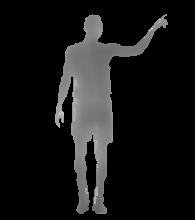
#> input picture photo/p0/back_newPng_origin.png, 195 x 220 px, found by its file name
$ jupyter execute --allow-errors '（5.2）构造obj文件_全身.ipynb'   (shell and % lines are left out)
#> lines starting #> are read from the running program, lines starting #| are printed output that depends on the picture; after the words box and inside, x2 and y2 are one past the last pixel; in counts of white or black regions, pixels touching at a corner belong together
[cell 1]
import numpy as np
import matplotlib.pyplot as plt
import time
import skimage.io as io
import math
import cv2
import queue

[cell 2]
path = 'photo\p0\\'

[cell 3]
# 镜像翻转背部深度图
img = cv2.imread(path+'back_newPng_origin.png')
#> img is the input picture: shape (220, 195, 3); min 0, max 192, mean 21.9
img2 = cv2.flip(img,1,dst=None)
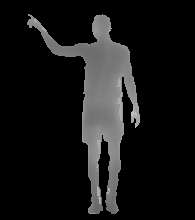
#> img2: shape (220, 195, 3); min 0, max 192, mean 21.9
cv2.imwrite(path+'back_newPng_origin_jingxaing.png',img2)
#> Out = True

# img = cv2.imread(path+'tps_back_newPng_origin.png')
# img2 = cv2.flip(img,1,dst=None)
# cv2.imwrite(path+'tps_back_newPng_origin_jingxaing.png',img2)

#### 平滑边缘

[cell 4]
import queue

# 从中心点开始，bfs向外扩展，将变化大的点的深度值平滑
# x,y为图片中心，img为图片深度值，gap为相邻元素深度值最大差，diff为深度值差合理范围
def bfs_smooth(x,y,img,gap,diff):
    q = queue.Queue()
    visited = np.mat(np.zeros((x,y)))

    mid_x = int(x/2)
    mid_y = int(y/2)
    q.put((mid_x,mid_y))
    visited[mid_x,mid_y]=1

    while not q.empty():
        cx,cy = q.get()
        before = img[cx][cy]
        for i in range(-1,2):
            for j in range(-1,2):
                new_x = cx+i
                new_y = cy+j
                if(new_x<x and new_y<y and img[new_x][new_y]!=0 and visited[new_x,new_y] == 0 ):
                    visited[new_x,new_y] = 1
                    q.put((new_x,new_y))

                    if(abs(int(img[new_x][new_y])-int(before))<diff):
                        pass
                    elif(img[new_x][new_y]>before):
                        img[new_x][new_y] = before+gap
                    else:
#                         img[new_x][new_y] = before-gap
                        pass

#### 预处理

[cell 5]
img= cv2.imread(path+'newPng_origin.png',0)
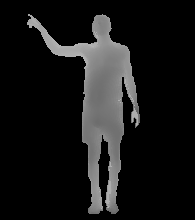
#> input picture photo/p0/newPng_origin.png, 195 x 220 px, found by its file name
#> img is the input picture: shape (220, 195); min 0, max 184, mean 22.9
# img= cv2.imread('tps_newPng_origin.png',0)
x,y=img.shape
#> x = 220; y = 195
pointdepth=[]
dp_matrix_value = np.mat(np.zeros((x,y)))

bfs_smooth(x,y,img,2,8)
#> the loop in bfs_smooth, `while not q.empty():` made 7214 passes
#> before on passes 1 to 3: 115, 116, 115
#> after the loop in bfs_smooth, `while not q.empty():`: img: shape (220, 195); 0.92% of pixels changed, all inside (x1, y1, x2, y2) = (37, 14, 140, 211)
#> after the loop in bfs_smooth, `while not q.empty():`:
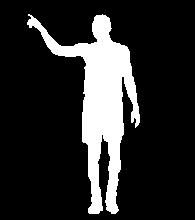
#> visited: shape (220, 195) float64; values 0 (black) and 1 (white), 16.8% white; 1 white region, box (x1, y1, x2, y2) and area: (27, 14, 140, 214) 7214

count = 1
for i in range(x):
    for ii in range(y):
        if img[i][ii]==0:
            pass
        else:
            dp_matrix_value[i,ii] = count
            count+=1
            pointdepth.append([i,ii,img[i][ii]])
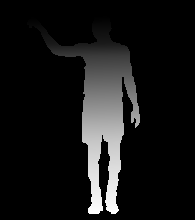
#> dp_matrix_value: shape (220, 195) float64; min 0, max 7214, mean 606.6; drawn with min black and max white
#> after the loop, count = 7215; pointdepth = 7214 items, first 6: [14, 28, 167], [14, 29, 166], [14, 102, 140], [15, 28, 167], [15, 29, 167], [15, 30, 167]

print("-----------")

back_img= cv2.imread(path+'back_newPng_origin_jingxaing.png',0)
#> back_img: shape (220, 195); min 0, max 192, mean 21.9
# back_img= cv2.imread('tps_back_newPng_origin_jingxaing.png',0)
back_pointdepth=[]
back_dp_matrix_value = np.mat(np.zeros((x,y)))
count0 = count
#> count0 = 7215

bfs_smooth(x,y,back_img,2,8)
#> the loop in bfs_smooth (call 2), `while not q.empty():` made 7214 passes
#> before on passes 1 to 3: 120, 121, 122

for i in range(x):
    for ii in range(y):
        if back_img[i][ii]==0:
            pass
        else:
            back_dp_matrix_value[i,ii] = count
            count+=1

            back_pointdepth.append([i,ii,285-back_img[i][ii]])
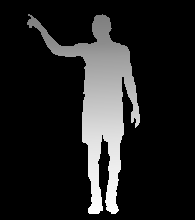
#> back_dp_matrix_value: shape (220, 195) float64; min 0, max 14428, mean 1819.7; drawn with min black and max white
#> after the loop, back_pointdepth = 7214 items, first 6: [14, 28, 139], [14, 29, 139], [14, 102, 146], [15, 28, 139], [15, 29, 139], [15, 30, 139]; count = 14429

[cell 6]
print(len(back_pointdepth))
#| 7214
print(len(pointdepth))
#| 7214

#> (a cell that did not finish here is left out)

#> (a cell that did not finish here is left out)

#### 写入obj文件

[cell 9]
rat = 0.7
lenth = min(len(pointdepth),len(back_pointdepth))
#> lenth = 7214
qurt=[]
back_qurt=[]
#> (the rest of this cell did not finish here and is left out)
